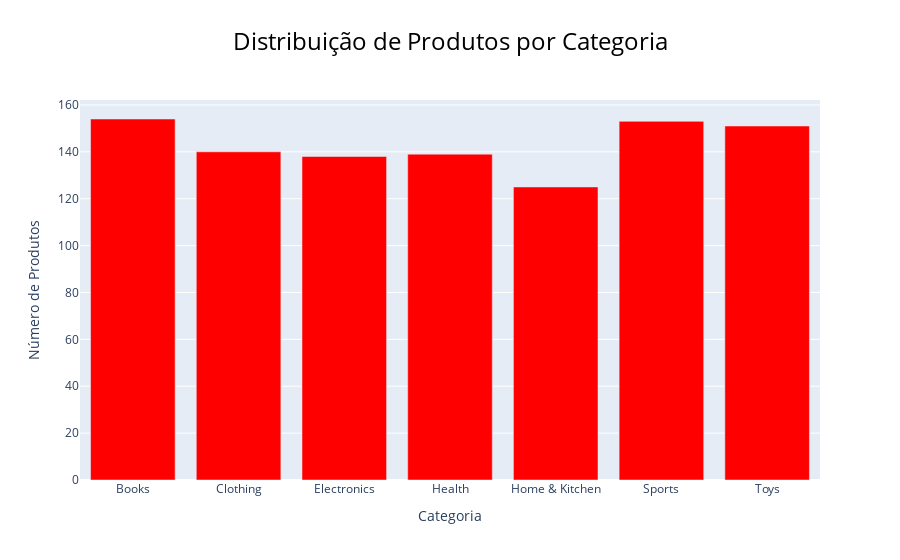

Write notebook code for a chart like this one.
### Markdown cell above
### 2. Qual é a distribuição de produtos por categoria?

**Foi analisada a distribuição dos produtos em diferentes categorias.**

![Distribuição de Produtos por Categoria](graficos/dpc.png)

O gráfico revela a quantidade de produtos em cada categoria. As categorias com o maior número de produtos são, respectivamente: **Books**, **Sports** e **Toys**. Isso indica uma ampla variedade de opções disponíveis nessas categorias, sugerindo que elas são bastante diversificadas e bem abastecidas.

Em contraste, a categoria com a menor quantidade de produtos é **Home & Kitchen**. Essa menor quantidade pode indicar uma oferta mais limitada ou menor diversidade de produtos nesta categoria específica.

### Code cell
category_distribution = df.groupby('category').size().reset_index(name='Product Count')

# Gráfico de barras
fig = px.bar(category_distribution, 
             x='category', 
             y='Product Count', 
             title='Distribuição de Produtos por Categoria',
             labels={'category': 'Categoria', 'Product Count': 'Número de Produtos'},
             color_discrete_sequence=['red'])

# Layout para centralizar o título
fig.update_layout(
    title={
        'text': 'Distribuição de Produtos por Categoria',
        'x': 0.5,
        'xanchor': 'center',
        'font': {
            'size': 24,
            'color': 'black' 
        }
    }
)

fig.show()

### Figure 1 — Plotly figure (JSON) as saved in the notebook; plotly's stock layout.template omitted (floating-point values rounded to 4 significant figures)
{"data": [{"alignmentgroup": "True", "hovertemplate": "Categoria=%{x}<br>Número de Produtos=%{y}<extra></extra>", "legendgroup": "", "marker": {"color": "red", "pattern": {"shape": ""}}, "name": "", "offsetgroup": "", "orientation": "v", "showlegend": false, "textposition": "auto", "type": "bar", "x": ["Books", "Clothing", "Electronics", "Health", "Home & Kitchen", "Sports", "Toys"], "xaxis": "x", "y": [154, 140, 138, 139, 125, 153, 151], "yaxis": "y"}], "layout": {"barmode": "relative", "legend": {"tracegroupgap": 0}, "title": {"font": {"color": "black", "size": 24}, "text": "Distribuição de Produtos por Categoria", "x": 0.5, "xanchor": "center"}, "xaxis": {"anchor": "y", "domain": [0, 1], "title": {"text": "Categoria"}}, "yaxis": {"anchor": "x", "domain": [0, 1], "title": {"text": "Número de Produtos"}}}}
